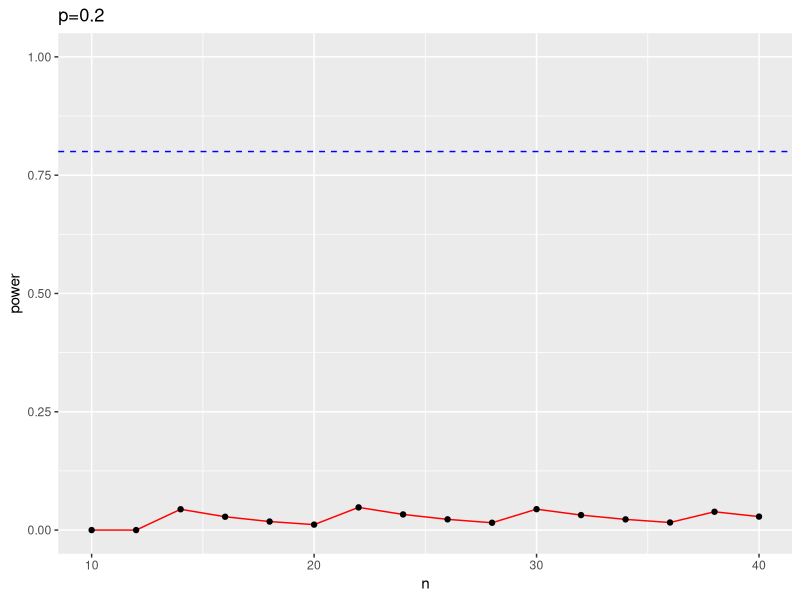
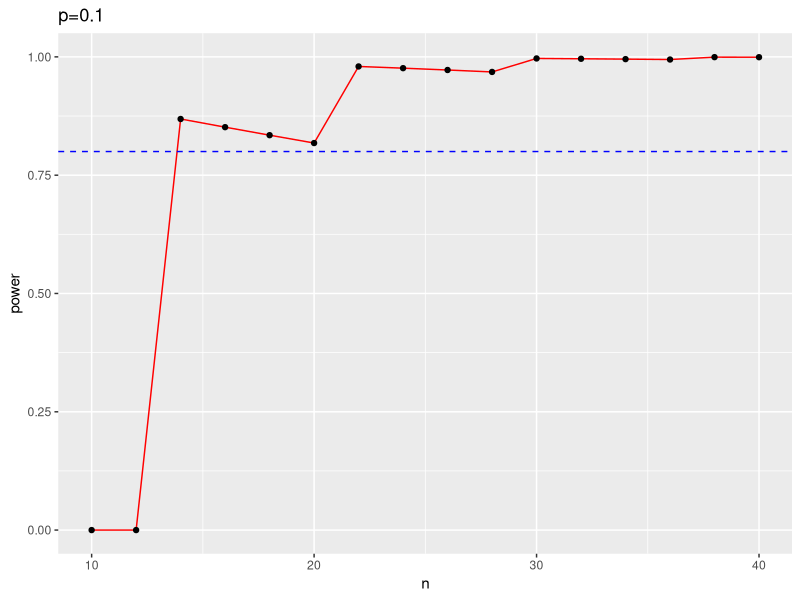

Here is the R script that generated these plots, in order:
## ---- chunk 1
knitr::opts_chunk$set(echo = TRUE)
library(tidyverse)
library(ggplot2)
## ---- chunk 2
n=seq(10, 40, by=2) # vary sample size from 10 to 40
p0=0.2
k=qbinom(0.05, n, p0)-1 # significance level 0.05; p_0=0.5 
pa=0.2 # pa is any value within H_a
power=pbinom(k, n, pa) # calculate power when p=pa
ggplot(data=data.frame(n, k, power), aes(x=n, y=power, group=1)) +
  geom_line(color="red")+
  geom_hline(yintercept=0.8, linetype="dashed", color = "blue")+
  geom_point()+
  ylim(c(0,1))+
  ggtitle("p=0.2")
  
n=seq(10, 40, by=2) # vary sample size from 10 to 40 
k=qbinom(0.05, n, p0)-1 # significance level 0.05; p_0=0.5 
pa=0.01 # pa is any value within H_a
power=pbinom(k, n, pa) # calculate power when p=pa
ggplot(data=data.frame(n, k, power), aes(x=n, y=power, group=1)) +
  geom_line(color="red")+
  geom_hline(yintercept=0.8, linetype="dashed", color = "blue")+
  geom_point()+
  ylim(c(0,1))+
  ggtitle("p=0.1")

